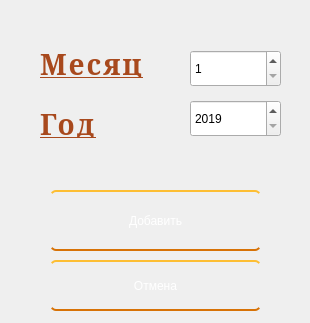
<?xml version="1.0" encoding="UTF-8"?>
<ui version="4.0">
 <class>Dialog</class>
 <widget class="QDialog" name="Dialog">
  <property name="geometry">
   <rect>
    <x>0</x>
    <y>0</y>
    <width>310</width>
    <height>323</height>
   </rect>
  </property>
  <property name="minimumSize">
   <size>
    <width>310</width>
    <height>200</height>
   </size>
  </property>
  <property name="maximumSize">
   <size>
    <width>310</width>
    <height>491</height>
   </size>
  </property>
  <property name="windowTitle">
   <string>Добавить месяц</string>
  </property>
  <property name="styleSheet">
   <string notr="true">QDialog{
background:url(background.jpg);
}</string>
  </property>
  <widget class="QPushButton" name="accepted_btn">
   <property name="geometry">
    <rect>
     <x>50</x>
     <y>190</y>
     <width>211</width>
     <height>61</height>
    </rect>
   </property>
   <property name="styleSheet">
    <string notr="true">QPushButton {
  display: inline-block;
  color: white;
  text-decoration: none;
  padding: .2em 2em;
  outline: none;
  border-width: 2px 0;
  border-style: solid none;
  border-color: #FDBE33 #000 #D77206;
  border-radius: 6px;
  background: linear-gradient(#F3AE0F, #E38916) #E38916;
  transition: 0.2s;
} 
QPushButton:active { 
background: linear-gradient(#f59500, #f5ae00) #f59500; 
}
QPushButton:active:hover{ 
background: linear-gradient(#f5ae00, #f59500) #f5ae00; 
}</string>
   </property>
   <property name="text">
    <string>Добавить</string>
   </property>
  </widget>
  <widget class="QLabel" name="month_year">
   <property name="geometry">
    <rect>
     <x>40</x>
     <y>50</y>
     <width>141</width>
     <height>28</height>
    </rect>
   </property>
   <property name="styleSheet">
    <string notr="true">QLabel{
background: rgb(0, 0, 0, 0); 
font-family: serif, Georgia;
font-size: 28px;
letter-spacing: 2px;
word-spacing: 2px;
color: #A8491D;
font-weight: 700;
text-decoration: underline rgb(68, 68, 68);
font-style: normal;
font-variant: small-caps;
text-transform: none;
}</string>
   </property>
   <property name="text">
    <string>Месяц</string>
   </property>
  </widget>
  <widget class="QSpinBox" name="month_box">
   <property name="geometry">
    <rect>
     <x>190</x>
     <y>50</y>
     <width>91</width>
     <height>37</height>
    </rect>
   </property>
   <property name="styleSheet">
    <string notr="true">QSpinBox:hover{
border: 2px solid #CB5721;
border-radius: 22px;
}</string>
   </property>
   <property name="minimum">
    <number>1</number>
   </property>
   <property name="maximum">
    <number>12</number>
   </property>
  </widget>
  <widget class="QSpinBox" name="year_box">
   <property name="geometry">
    <rect>
     <x>190</x>
     <y>100</y>
     <width>91</width>
     <height>37</height>
    </rect>
   </property>
   <property name="styleSheet">
    <string notr="true">QSpinBox:hover{
border: 2px solid #CB5721;
border-radius: 22px;
}</string>
   </property>
   <property name="minimum">
    <number>2019</number>
   </property>
   <property name="maximum">
    <number>2020</number>
   </property>
  </widget>
  <widget class="QLabel" name="lb_year">
   <property name="geometry">
    <rect>
     <x>40</x>
     <y>110</y>
     <width>141</width>
     <height>28</height>
    </rect>
   </property>
   <property name="styleSheet">
    <string notr="true">QLabel{
background: rgb(0, 0, 0, 0); 
font-family: serif, Georgia;
font-size: 28px;
letter-spacing: 2px;
word-spacing: 2px;
color: #A8491D;
font-weight: 700;
text-decoration: underline rgb(68, 68, 68);
font-style: normal;
font-variant: small-caps;
text-transform: none;
}</string>
   </property>
   <property name="text">
    <string>Год</string>
   </property>
  </widget>
  <widget class="QPushButton" name="canceled_btn">
   <property name="geometry">
    <rect>
     <x>50</x>
     <y>260</y>
     <width>211</width>
     <height>51</height>
    </rect>
   </property>
   <property name="styleSheet">
    <string notr="true">QPushButton {
  display: inline-block;
  color: white;
  text-decoration: none;
  padding: .2em 2em;
  outline: none;
  border-width: 2px 0;
  border-style: solid none;
  border-color: #FDBE33 #000 #D77206;
  border-radius: 6px;
  background: linear-gradient(#F3AE0F, #E38916) #E38916;
  transition: 0.2s;
} 
QPushButton:hover {
 background: linear-gradient(#f5ae00, #f59500) #f5ae00; 
}</string>
   </property>
   <property name="text">
    <string>Отмена</string>
   </property>
  </widget>
 </widget>
 <resources>
  <include location="../background_image.qrc"/>
 </resources>
 <connections/>
</ui>
